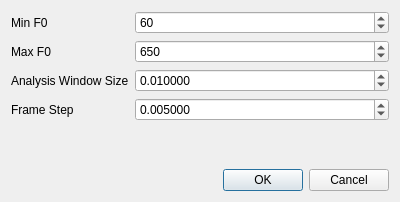
<?xml version="1.0" encoding="UTF-8"?>
<ui version="4.0">
 <class>GetF0ParamsDialog</class>
 <widget class="QDialog" name="GetF0ParamsDialog">
  <property name="geometry">
   <rect>
    <x>0</x>
    <y>0</y>
    <width>400</width>
    <height>202</height>
   </rect>
  </property>
  <property name="windowTitle">
   <string>Dialog</string>
  </property>
  <property name="modal">
   <bool>true</bool>
  </property>
  <layout class="QVBoxLayout" name="verticalLayout">
   <item>
    <layout class="QFormLayout" name="formLayout">
     <item row="0" column="0">
      <widget class="QLabel" name="label">
       <property name="text">
        <string>Min F0</string>
       </property>
      </widget>
     </item>
     <item row="1" column="0">
      <widget class="QLabel" name="label_2">
       <property name="text">
        <string>Max F0</string>
       </property>
      </widget>
     </item>
     <item row="2" column="0">
      <widget class="QLabel" name="label_3">
       <property name="text">
        <string>Analysis Window Size</string>
       </property>
      </widget>
     </item>
     <item row="3" column="0">
      <widget class="QLabel" name="label_4">
       <property name="text">
        <string>Frame Step</string>
       </property>
      </widget>
     </item>
     <item row="0" column="1">
      <widget class="QSpinBox" name="param_minf0">
       <property name="maximum">
        <number>4000</number>
       </property>
       <property name="value">
        <number>60</number>
       </property>
      </widget>
     </item>
     <item row="1" column="1">
      <widget class="QSpinBox" name="param_maxf0">
       <property name="maximum">
        <number>4000</number>
       </property>
       <property name="value">
        <number>650</number>
       </property>
      </widget>
     </item>
     <item row="2" column="1">
      <widget class="QDoubleSpinBox" name="param_windur">
       <property name="decimals">
        <number>6</number>
       </property>
       <property name="minimum">
        <double>0.001250000000000</double>
       </property>
       <property name="maximum">
        <double>0.100000000000000</double>
       </property>
       <property name="singleStep">
        <double>0.001000000000000</double>
       </property>
       <property name="value">
        <double>0.010000000000000</double>
       </property>
      </widget>
     </item>
     <item row="3" column="1">
      <widget class="QDoubleSpinBox" name="param_step">
       <property name="decimals">
        <number>6</number>
       </property>
       <property name="minimum">
        <double>0.000125000000000</double>
       </property>
       <property name="maximum">
        <double>0.100000000000000</double>
       </property>
       <property name="singleStep">
        <double>0.001000000000000</double>
       </property>
       <property name="value">
        <double>0.005000000000000</double>
       </property>
      </widget>
     </item>
    </layout>
   </item>
   <item>
    <widget class="QDialogButtonBox" name="buttonBox">
     <property name="orientation">
      <enum>Qt::Horizontal</enum>
     </property>
     <property name="standardButtons">
      <set>QDialogButtonBox::Cancel|QDialogButtonBox::Ok</set>
     </property>
    </widget>
   </item>
  </layout>
 </widget>
 <resources/>
 <connections>
  <connection>
   <sender>buttonBox</sender>
   <signal>accepted()</signal>
   <receiver>GetF0ParamsDialog</receiver>
   <slot>accept()</slot>
   <hints>
    <hint type="sourcelabel">
     <x>257</x>
     <y>192</y>
    </hint>
    <hint type="destinationlabel">
     <x>157</x>
     <y>274</y>
    </hint>
   </hints>
  </connection>
  <connection>
   <sender>buttonBox</sender>
   <signal>rejected()</signal>
   <receiver>GetF0ParamsDialog</receiver>
   <slot>reject()</slot>
   <hints>
    <hint type="sourcelabel">
     <x>325</x>
     <y>192</y>
    </hint>
    <hint type="destinationlabel">
     <x>286</x>
     <y>274</y>
    </hint>
   </hints>
  </connection>
 </connections>
</ui>
